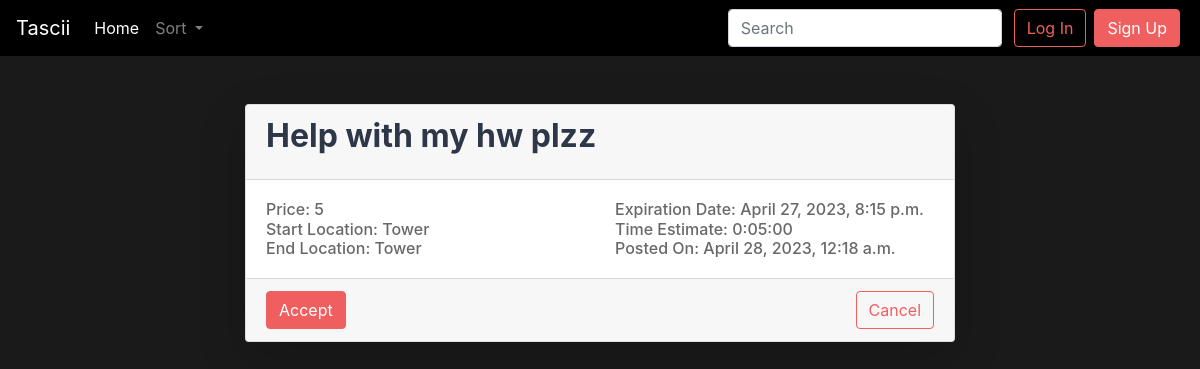
The app's page /view7/, older data.
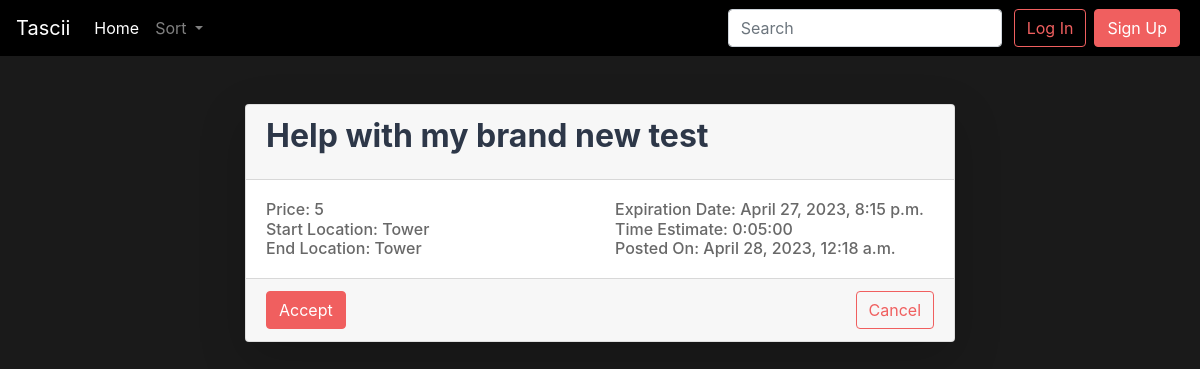
The same page, newer data.
### feed/models.py (models this page shows)
class Post(models.Model):
    title = models.CharField(max_length=100)
    price = models.IntegerField()
    start_loc = models.CharField(max_length=100) # Could create custom location field to get long and lat too
    end_loc = models.CharField(max_length=100)
    expiration_date = models.DateTimeField()
    time_estimate = models.DurationField()
    user = models.ForeignKey(User, on_delete=models.CASCADE, related_name='%(class)s_post_created')
    created_at = models.DateTimeField(auto_now_add=True)
    status = models.CharField(max_length=20, default='open') # open, accepted, completed, cancelled
    filled_by = models.ForeignKey(User, on_delete=models.CASCADE, related_name='%(class)s_post_filled', null=True, blank=True)

### feed/views.py (the view)
# urls.py: path("view<int:pk>/", views.post_details, name="post_details"),
def post_details(request, pk):
    post = Post.objects.get(pk=pk)
    context = {
        'post': post
    }
    return render(request, 'post_details.html', context)

### feed/templates/post_details.html (shortened to what this page needs)
{% extends "base.html" %}
{% block styles %}
  {% load static %}
{% endblock %}
{% block page_content %}
  <div class="container mt-5">
    <div class="row">
      <div class="col-md-8 mx-auto">
        <div class="card shadow-lg">
          <div class="card-header bg-gray-500">
            <h3 class="card-title text-gray-800">{{ post.title }}</h3>
          </div>
          <div class="card-body">
            <div class="row">
              <div class="col-md-6">
                <h4 class="card-text text-gray-500"><span class="text-black">Price:</span> {{ post.price }}</h4>
                <h4 class="card-text text-gray-500"><span class="text-black">Start Location:</span> {{ post.start_loc }}</h4>
                <h4 class="card-text text-gray-500"><span class="text-black">End Location:</span> {{ post.end_loc }}</h4>
              </div>
              <div class="col-md-6">
                <h4 class="card-text text-gray-500"><span class="text-black">Expiration Date:</span> {{ post.expiration_date }}</h4>
                <h4 class="card-text text-gray-500"><span class="text-black">Time Estimate:</span> {{ post.time_estimate }}</h4>
                <h4 class="card-text text-gray-500"><span class="text-black">Posted On:</span> {{ post.created_at }}</h4>
              </div>
            </div>
          </div>
          <div class="card-footer d-flex justify-content-between">
            <form method="POST" action="{% url 'post_accept' post.id %}">
              <button type="submit" class="btn btn-primary">Accept</button>
            </form>
            <a href="{% url 'feed' %}" class="btn btn-outline-primary">Cancel</a>
          </div>
        </div>
      </div>
    </div>
  </div>
{% endblock %}

Row changes from the older to the newer data that the page shows:
changed Post "Tower": title "Help with my hw plzz" → "Help with my brand new test"
